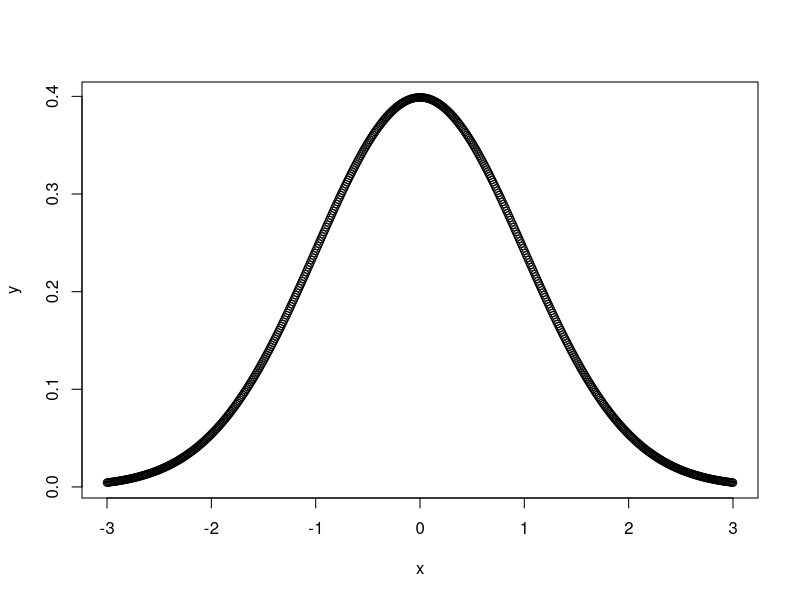
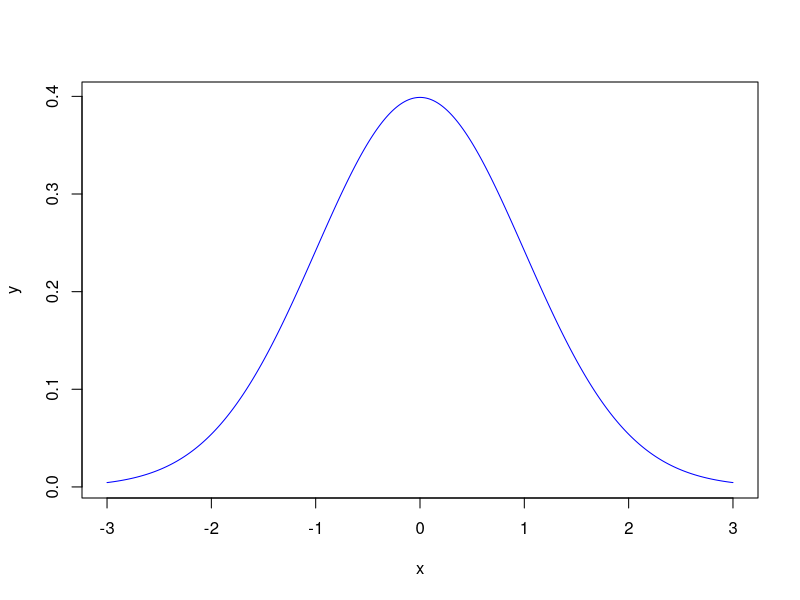
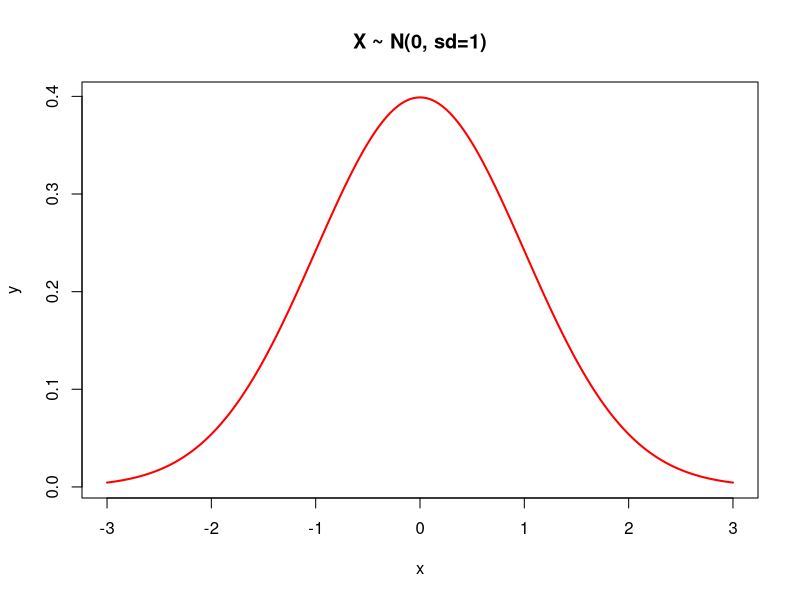
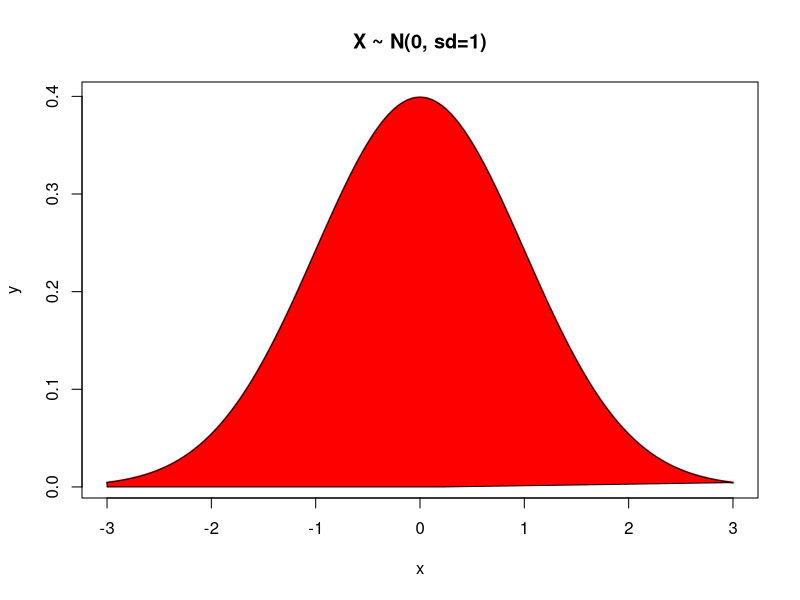
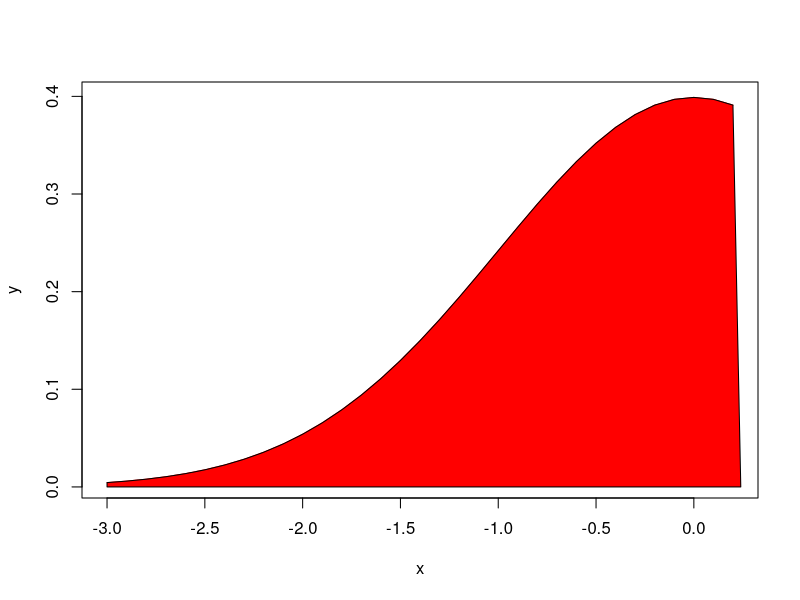

Write the R code that produced these figures, in order.
# to learn normal curve and probabilities

# create standard normal curve 
# (mean=0 and sd =1)

x=seq(from=-3, to=+3 , by=0.01)
y=dnorm(x,mean=0,sd=1)
plot(x,y)
plot(x,y,type="l", col="blue")
plot(x, y, type = "l", col = "red", main = "X ~ N(0, sd=1)", lwd = 2)





# Create a sequence of x values from -3 to 3 with an increment of 0.01
x <- seq(from = -3, to = 3, by = 0.01)

# Calculate the y values for the standard normal distribution
y <- dnorm(x, mean = 0, sd = 1)

# Plot the standard normal curve
plot(x, y, type = "l", col = "red", main = "X ~ N(0, sd=1)", lwd = 2)

# Shade the area under the curve

polygon(c(-3,x,0.24) , c(0,y,0),col="red")

 
x <- seq(from=-3 , to=0.24, by=0.1)
y <- dnorm(x,mean=0,sd=1)
plot(x,y,type= "l" , col = "red")
polygon(c(-3, x,0.24), c(0,y,0) , col="red")
